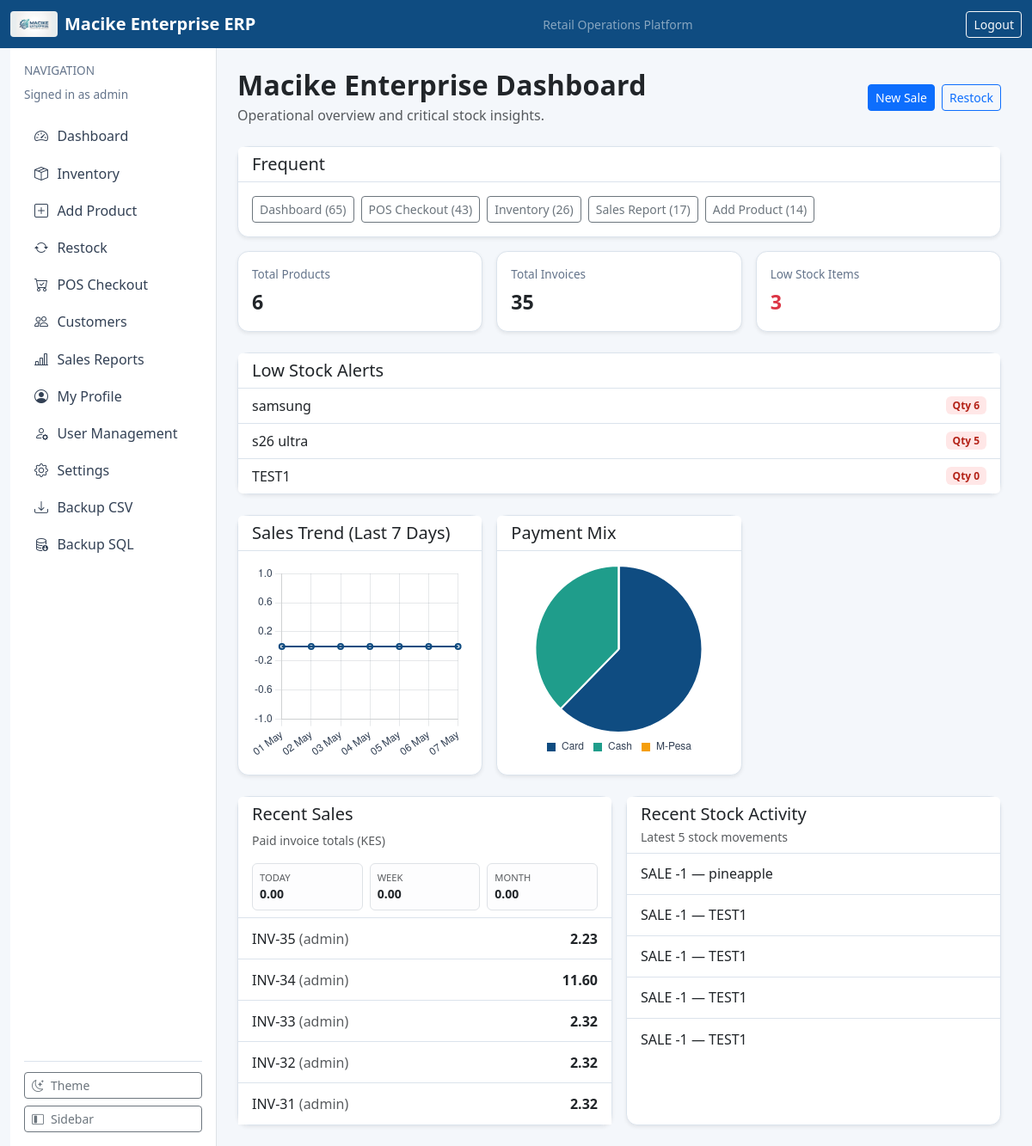
Before: / (signed in) with the older database file.
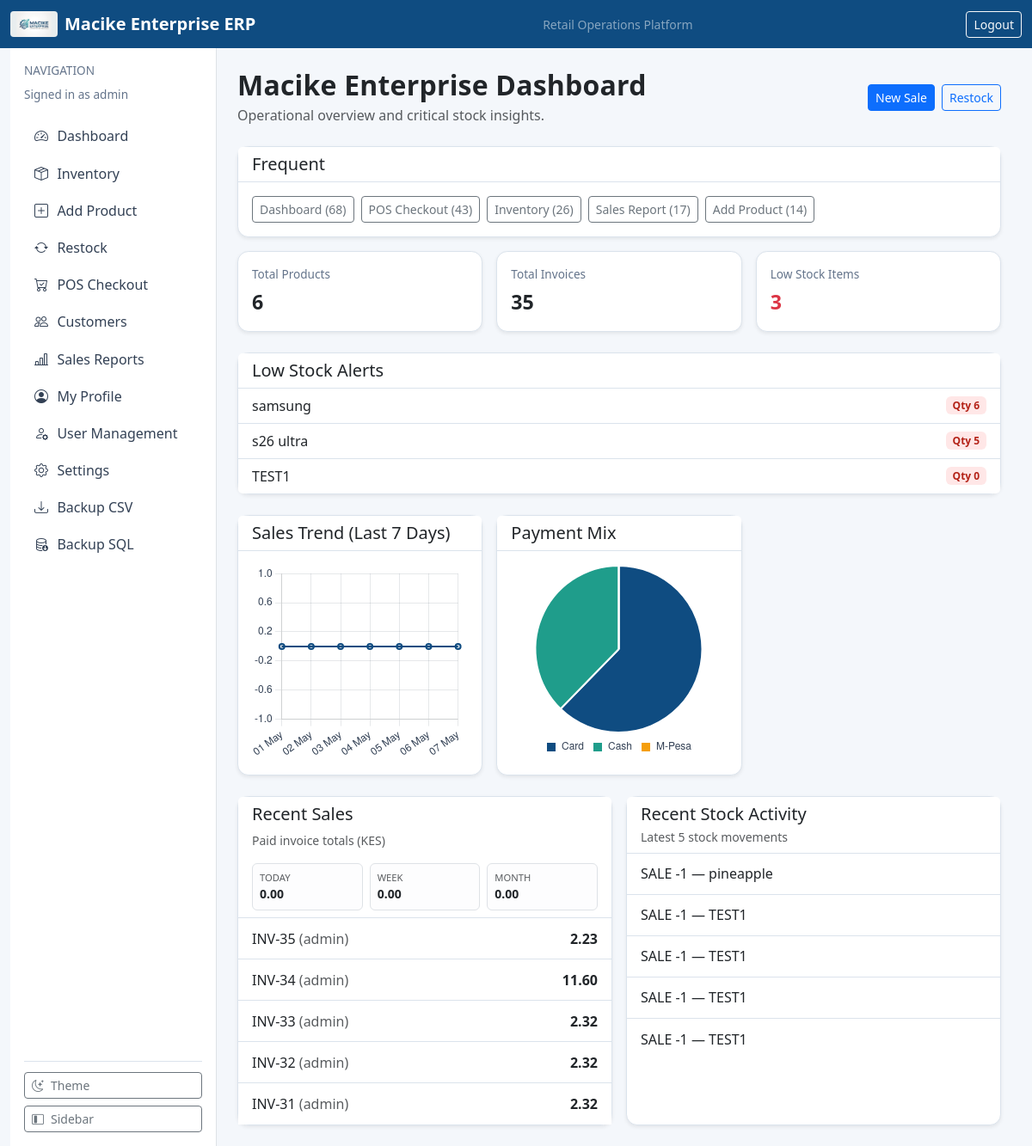
After: the same page with the newer database file.
### dashboard/models.py (models this page shows)
class UserPageVisit(models.Model):
    user = models.ForeignKey("accounts.CustomUser", on_delete=models.CASCADE, related_name="page_visits")
    path = models.CharField(max_length=255)
    label = models.CharField(max_length=100)
    count = models.PositiveIntegerField(default=0)
    last_visited = models.DateTimeField(auto_now=True)
    class Meta:
        unique_together = ("user", "path")
        ordering = ["-count", "-last_visited"]

### dashboard/views.py (the view)
# urls.py: 2. Add a URL to urlpatterns:  path('', views.home, name='home')
@login_required
@role_required("ADMIN", "MANAGER", "AUDITOR", "CASHIER")
def home(request):
    invoices_today = SalesInvoice.objects.count()
    today = timezone.localdate()
    day_labels = []
    sales_series = []
    for i in range(6, -1, -1):
        day = today - timedelta(days=i)
        day_labels.append(day.strftime("%d %b"))
        total = (
            SalesInvoice.objects.filter(timestamp__date=day, status=SalesInvoice.Status.PAID)
            .aggregate(total=models.Sum("total_amount"))["total"]
            or 0
        )
        sales_series.append(float(total))
    payment_rows = (
        SalesInvoice.objects.filter(status=SalesInvoice.Status.PAID)
        .values("payment_method")
        .annotate(total=models.Sum("total_amount"))
        .order_by("payment_method")
    )
    payment_map = dict(SalesInvoice.PaymentMethod.choices)
    payment_labels = [payment_map.get(row["payment_method"], row["payment_method"]) for row in payment_rows]
    payment_values = [float(row["total"] or 0) for row in payment_rows]
    top_products = (
        SalesLineItem.objects.values("product__name")
        .annotate(total_qty=models.Sum("quantity"))
        .order_by("-total_qty")[:5]
    )
    top_product_labels = [row["product__name"] for row in top_products]
    top_product_values = [int(row["total_qty"]) for row in top_products]
    low_stock_qs = Product.objects.filter(quantity__lte=models.F("reorder_level"))
    recent_sales = SalesInvoice.objects.select_related("cashier").order_by("-timestamp")[:5]
    recent_activity = StockAuditLog.objects.select_related("product", "user").order_by("-timestamp")[:5]
    paid_invoices = SalesInvoice.objects.filter(status=SalesInvoice.Status.PAID)
    now = timezone.now()
    def paid_sum(qs):
        return Decimal(str(qs.aggregate(total=models.Sum("total_amount"))["total"] or 0)).quantize(Decimal("0.01"))
    sales_total_today = paid_sum(paid_invoices.filter(timestamp__date=today))
    sales_total_week = paid_sum(paid_invoices.filter(timestamp__gte=now - timedelta(days=7)))
    sales_total_month = paid_sum(
        paid_invoices.filter(timestamp__year=now.year, timestamp__month=now.month),
    )
    context = {
        "settings_obj": AppSettings.get_solo(),
        "product_count": Product.objects.count(),
        "invoice_count": invoices_today,
        "low_stock_count": low_stock_qs.count(),
        "low_stock_items": low_stock_qs[:10],
        "recent_sales": recent_sales,
        "recent_activity": recent_activity,
        "sales_total_today": sales_total_today,
        "sales_total_week": sales_total_week,
        "sales_total_month": sales_total_month,
        "frequent_pages": UserPageVisit.objects.filter(user=request.user).order_by("-count", "-last_visited")[:5],
        "sales_labels": day_labels,
        "sales_series": sales_series,
        "payment_labels": payment_labels,
        "payment_values": payment_values,
        "top_product_labels": top_product_labels,
        "top_product_values": top_product_values,
    }
    return render(request, "dashboard/home.html", context)

### accounts/permissions.py (called while the page is built)
def role_required(*allowed_roles):
    def decorator(view_func):
        @wraps(view_func)
        def _wrapped(request, *args, **kwargs):
            user = request.user
            if not user.is_authenticated:
                return redirect("login")
            if user.is_superuser or getattr(user, "role", None) in allowed_roles:
                return view_func(request, *args, **kwargs)
            messages.error(request, "You do not have permission to access this page.")
            return redirect("dashboard-home")
        return _wrapped
    return decorator

### dashboard/context_processors.py (called while the page is built)
def app_settings(request):
    return {"app_settings": AppSettings.get_solo()}

### dashboard/models.py (called while the page is built)
    @classmethod
    def get_solo(cls):
        obj, _ = cls.objects.get_or_create(pk=1)
        return obj

### templates/dashboard/home.html (shortened to what the changed rows need)
{% extends "base.html" %}
{% block content %}
<div class="d-flex justify-content-between align-items-center mb-4">
    <div>
        <h2 class="section-title mb-1">{{ app_settings.business_name }} Dashboard</h2>
    </div>
</div>
<div class="card shadow-sm mb-3">
    <div class="card-body">
        <div class="d-flex flex-wrap gap-2">
            {% for page in frequent_pages %}
                <a class="btn btn-outline-secondary btn-sm" href="{{ page.path }}">{{ page.label }} ({{ page.count }})</a>
            {% empty %}
                <span class="text-muted">Your frequent links will appear here as you use the system.</span>
            {% endfor %}
        </div>
    </div>
</div>
{% endblock %}

Changed rows visible on the page:
changed UserPageVisit "Dashboard": count "65" → "68"
